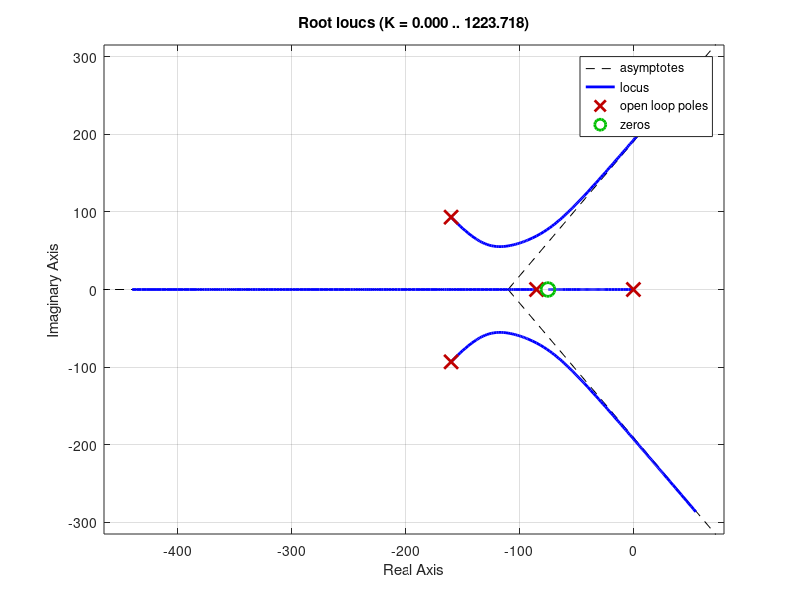
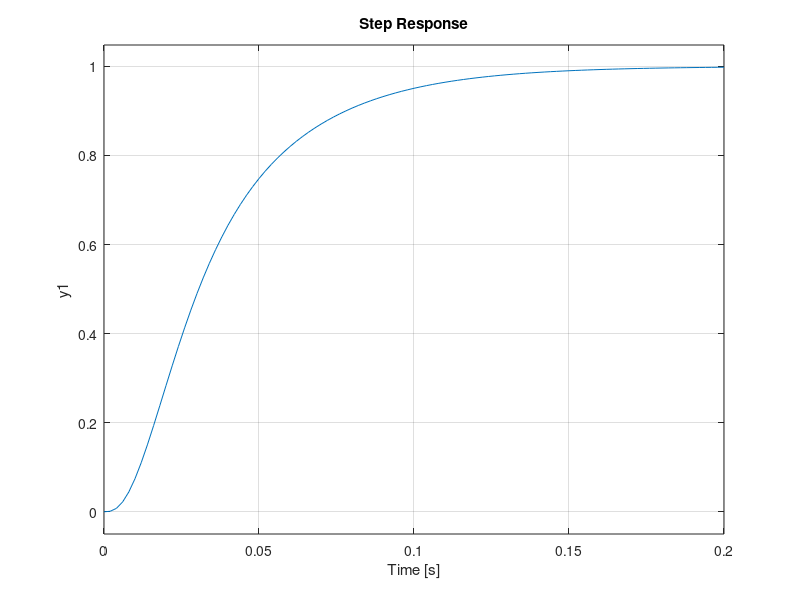

MATLAB code to generate these figures, in order: (Note: this script raises an error after producing the figures.)
% Matthew Blanchard & Forrest Smith
% ECE 414
% Final Project

% ========== Variables ========== %
% Constants
K_s = 10;       % Touch sensor gain: 0.1V/cm = 10V/m
J_s = 1.4e-7;   % Angular sensor inertia
J_g = 6.2e-6;   % Gearbox inertia 
J_m = 5.0e-5;   % Motor inertia
J_T = 1.8e-3;   % Track inertia

B_m = 3.0e-6;   % Motor viscous friction
G_v = 5;        % Voltage amplifier
g = 9.8;        % Gravitational constant

% Selectables
i = 1;                                          % Motor selection
N = 25;                                         % Gearbox ratio, 10 - 50
N_span = linspace(10, 50, 41);
J_eff = J_m + J_g + (1./(N.^2)).*(J_T + J_s);   % Effective Inertia

% Motor Variables
K_T = [0.225, 0.175, 0.125, 0.275];  % Motor Torque Constant
R_m = [8, 6, 4, 12];                 % Motor Resistance
L_m = [25e-3, 16e-3, 7.5e-3, 32e-3]; % Motor Inductance

% Ball Constants
R_b = 10e-3;     % Ball radius
r_b = 6e-3;      % Distance from ball center to channel wall
A = 1 + ((2 .* (R_b.^2)) ./ (5 .* (r_b.^2)));

% ========================== %

% Generate the plant

% Motor plant numerator
G_nm = G_v .* K_T(i);

% Motor plant denominator
G_dm = [ ...
    (N .* J_eff .* L_m(i)), ...                       % s^3
    (N .* (R_m(i) .* J_eff + B_m .* L_m(i))), ...     % s^2
    (N .* (K_T(i).^2 + R_m(i) .* B_m)), ...           % s^1
    0];                                               % s^0

% Plant, motor
G_m = tf(G_nm, G_dm);
G_m = minreal(G_m);

% Position plant, numerator
G_nx = g .* K_s;

% Position plant, denominator
G_dx = [ ...
    A, ...            % s^2
    0, ...            % s^1
    0];               % s^0     

% Plant,position
G_x = tf(G_nx, G_dx);
G_x = minreal(G_x);

% Motor controller

% failed LAM design
%{
os = 0;
n = 6;
ts = .3;

[No, Do] = stepshape(n,os,ts);
[D, T_motor, Tu, Td, L] = lamdesign(G_m, Do);
stepinfo(T_motor)
%}


% Best motor controller design, trying it by hand
%{
[d, c] = pidtune(G_m, 'PDF');
L = G_m*d;
T_motor = feedback(L, 1);
stepinfo(T_motor)
figure();
rlocus(L);
%}

% Motor controller design
z = -75;
p = -85;

D = zpk(z, p, 1);
figure();
rlocus(G_m .* D);

k = 32.6;
D = k .* D;
T_motor = feedback(D .* G_m, 1);
figure();
step(T_motor);
info_m = stepinfo(T_motor);

% Combine motor controller and position (ball and track) plant
% to get plant of position controller
G_x2 = T_motor * G_x;
G_x2 = minreal(G_x2);

% Position controller design
figure();          
rlocus(G_x2);
title('Position Controller Plant');

% Two poles at origin, need a lead controller to bring them into the 
% RHP. This takes the form of 
%       (s + z)
% D = k --------
%       (s + p)
% where p's magnitude is greater than z's

p = -30;    % Bring p as far out left as possible without crossing 
            % the next pole at -32.17
            
z = 0;      % Need to cancel one of the zeros

figure();
D_x2 = zpk(z, p, 1);
rlocus(G_x2 .* D_x2);

% Let gain k = 1, as k increases the origin poles grow dangerously close
% to the RHP, we want them as close as far away as possible
T_position = feedback(D_x2 .* G_x2, 1);
figure();
step(T_position);
info_x = stepinfo(T_position);